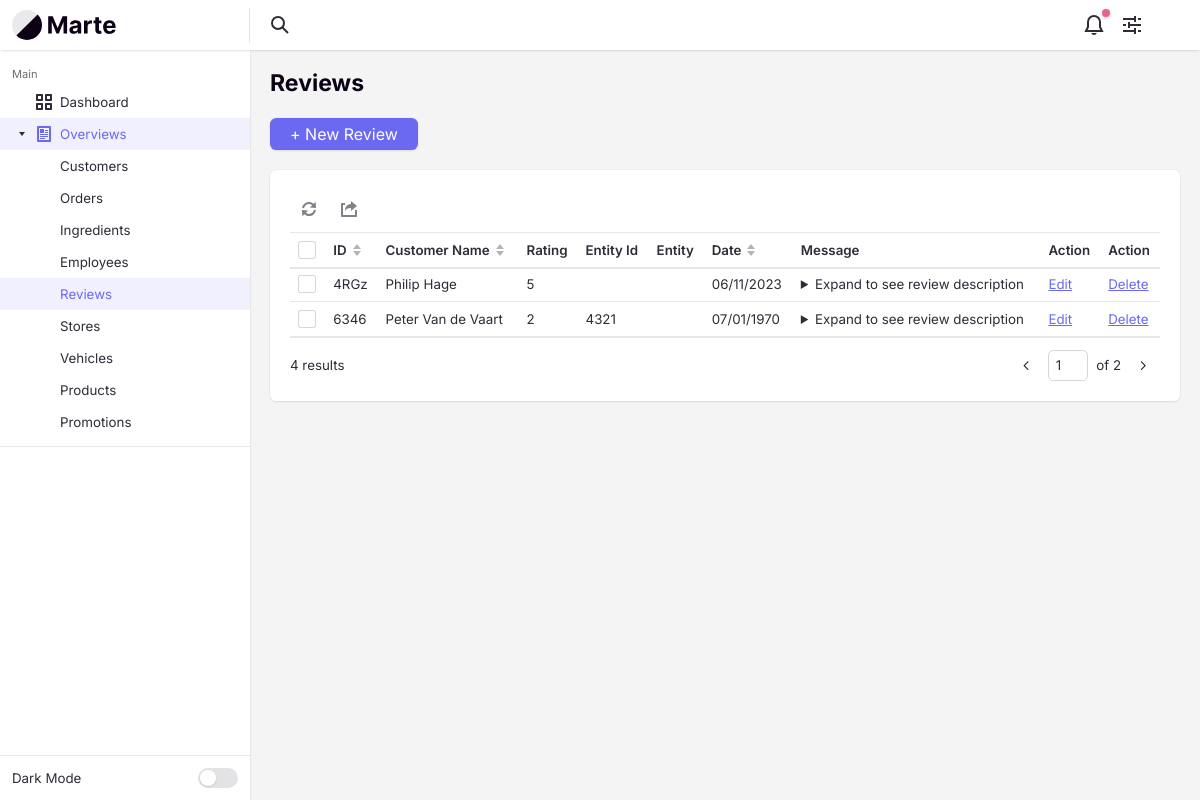
Page /Review/overview/ on the committed database.
### tables this page shows
CREATE TABLE `reviews` (
  `reviewId` varchar(4) NOT NULL,
  `reviewCustomerId` varchar(4) NOT NULL,
  `reviewEntityId` varchar(4) NOT NULL,
  `reviewEntity` varchar(15) NOT NULL,
  `reviewRating` int(3) NOT NULL,
  `reviewIsActive` tinyint(1) NOT NULL DEFAULT 1,
  `reviewCreateDate` int(10) NOT NULL,
  `reviewDescription` text DEFAULT NULL
);

CREATE TABLE `customers` (
  `customerId` varchar(4) NOT NULL,
  `customerFirstName` varchar(255) NOT NULL,
  `customerLastName` varchar(255) NOT NULL,
  `customerStreetName` varchar(255) NOT NULL,
  `customerZipCode` varchar(10) NOT NULL,
  `customerCity` varchar(50) NOT NULL,
  `customerEmail` varchar(255) NOT NULL,
  `customerPhone` varchar(255) NOT NULL,
  `customerType` enum('member','guest','admin') NOT NULL,
  `customerIsActive` tinyint(1) NOT NULL DEFAULT 1,
  `customerCreateDate` int(10) NOT NULL
);

### app/controllers/Review.php (called while the page is built, shortened)
<?php
class Review extends Controller
{
    private $reviewModel;
    public function __construct()
    {
        $this->reviewModel = $this->model('ReviewModel');
    }
    public function overview($params)
    {
        $pageNumber = isset($params['page']) ? intval($params['page']) : 1;
        $recordsPerPage = 2;
        $offset = ($pageNumber - 1) * $recordsPerPage;
        $reviews = $this->reviewModel->getReviewsByPagination($offset, $recordsPerPage);
        $countReviews = $this->reviewModel->getTotalReviewsCount();
        $totalPages = ceil($countReviews / $recordsPerPage);
        $pageNumber = max(1, min($pageNumber, $totalPages));
        $data = [
            'reviews' => $reviews,
            'countReviews' => $countReviews,
            'currentPage' => $pageNumber,
            'recordsPerPage' => $recordsPerPage,
            'totalPages' => $totalPages,
        ];
        $this->view('backend/reviews/overview', $data);
    }
}

### app/libraries/Core.php (called while the page is built, shortened)
<?php
class Core
{
    protected $currentMethod = 'index';
    public function __construct()
    {
        $url = $this->getUrl();
        $this->currentController = new $this->currentController();
        if (isset($url[1])) {
            if (method_exists($this->currentController, $url[1])) {
                $this->currentMethod = $url[1];
            } else if (!empty($url[1])) {
                require APPROOT . '/views/includes/404.php';
                exit;
            }
        }
        $array = [];
        call_user_func_array([$this->currentController, $this->currentMethod], [$array]);
    }
    public function getUrl()
    {
        $incoming = $_SERVER['REQUEST_URI'];
        $incoming = str_replace("/pizzapalacebackend/", "", $incoming);
        if (isset($incoming)) {
            $incoming = trim($incoming, "/");
            $incoming = rtrim($incoming, "/");
            $url = filter_var($incoming, FILTER_SANITIZE_URL);
            $url = explode('/', $url);
            $urlController = $url[0];
            $urlAction = "";
            if (array_key_exists(1, $url)) {
                $urlAction = explode('?', $url[1])[0];
            }
            $urlSlug = $url;
            $output = [$urlController, $urlAction, $urlSlug];
            return $output;
        } else {
            return array('Pizza', 'overview');
        }
    }
}

### app/require.php (called while the page is built, shortened)
<?php
  require_once 'libraries/Core.php';
  require_once 'libraries/Controller.php';
  require_once 'libraries/Database.php';
  $init = new Core();

### public/index.php (called while the page is built)
<?php
  require_once '../app/require.php';
?>

### app/libraries/Database.php (called while the page is built, shortened)
<?php
  class Database {
    private $dbHost = DB_HOST;
    private $dbUser = DB_USER;
    private $dbPass = DB_PASS;
    private $dbName = DB_NAME;
    private $statement;
    private $dbHandler;
    public function __construct()
    {
      $conn = 'mysql:host=' . $this->dbHost . ";dbname=" . $this->dbName;
      $options = array(
        PDO::ATTR_PERSISTENT => true,
        PDO::ATTR_ERRMODE => PDO::ERRMODE_EXCEPTION,
        PDO::ATTR_EMULATE_PREPARES => false
      );
      try
      {
        $this->dbHandler = new PDO($conn, $this->dbUser, $this->dbPass, $options);
      }
      catch(PDOException $e) {
        $this->error = $e->getMessage();
        echo $this->error;
      }
    }
    public function query($sql) {
      $this->statement = $this->dbHandler->prepare($sql);
    }
    public function bind($parameter, $value, $type=null) {
      switch (is_null($type)) {
        case is_int($value):
          $type = PDO::PARAM_INT;
          break;
      }
      $this->statement->bindValue($parameter, $value, $type);
    }
    public function execute() {
      return $this->statement->execute();
    }
    public function resultSet() {
      $this->execute();
      return $this->statement->fetchAll(PDO::FETCH_OBJ);
    }
  }
?>

### app/models/ReviewModel.php (called while the page is built, shortened)
<?php
class ReviewModel
{
    private $db;
    public function __construct()
    {
        $this->db = new Database();
    }
    public function getReviewsByPagination($offset, $limit)
    {
        $this->db->query("SELECT r.reviewId,
                                 r.reviewCustomerId,
                                 r.reviewRating,
                                 r.reviewEntityId,
                                 r.reviewEntity,
                                 r.reviewDescription,
                                 r.reviewCreateDate,
                                 c.customerFirstName,
                                 c.customerLastName
                                 FROM reviews as r
                                 INNER JOIN customers as c ON r.reviewCustomerId = c.customerId
                                 WHERE reviewIsActive = 1
                                 LIMIT :offset, :limit");
        $this->db->bind(':offset', $offset);
        $this->db->bind('limit', $limit);
        return $this->db->resultSet();
    }
    public function getTotalReviewsCount()
    {
        $this->db->query("SELECT COUNT(*) as total FROM reviews WHERE reviewIsActive = 1");
        $result = $this->db->single();
        return $result->total;
    }
}

### app/views/backend/reviews/overview.php (the view, shortened to what this page needs)
<?php require APPROOT . '/views/includes/head.php'; ?>
<div class="margin-bottom-md">
    <h1 class="text-lg">Reviews</h1>
</div>
<div class="margin-bottom-md">
    <div class="flex flex-wrap gap-sm items-center justify-between">
        <a class="btn btn--primary" href="<?= URLROOT ?>Review/create">+ New Review</a>
    </div>
</div>
<div class="bg radius-md padding-md inner-glow shadow-xs">
    <div class="int-table-actions padding-bottom-xxxs border-bottom border-alpha" data-table-controls="interactive-table-1">
        <menu class="menu-bar js-int-table-actions__no-items-selected js-menu-bar">
            <li class="menu-bar__item " role="menuitem">
            </li>
            <li class="menu-bar__item " role="menuitem">
                <svg class="icon menu-bar__icon" aria-hidden="true" viewBox="0 0 16 16">
                    <g>
                        <path d="M15,16H1c-0.6,0-1-0.4-1-1V3c0-0.6,0.4-1,1-1h3v2H2v10h12V9h2v6C16,15.6,15.6,16,15,16z"></path>
                        <path d="M10,3c-3.2,0-6,2.5-6,7c1.1-1.7,2.4-3,6-3v3l6-5l-6-5V3z"></path>
                    </g>
                </svg>
            </li>
        </menu>
    </div>
    <div id="interactive-table-1" class="int-table text-sm js-int-table">
        <div class="int-table__inner">
            <table class="int-table__table" aria-label="Interactive table example">
                <thead class="int-table__header js-int-table__header">
                    <tr class="int-table__row">
                        <td class="int-table__cell">
                            <div class="custom-checkbox int-table__checkbox">
                                <div class="custom-checkbox__control" aria-hidden="true"></div>
                            </div>
                        </td>
                        <th class="int-table__cell int-table__cell--th int-table__cell--sort js-int-table__cell--sort">
                            <div class="flex items-center">
                                <span>ID</span>
                                <svg class="icon icon--xxs margin-left-xxxs int-table__sort-icon" aria-hidden="true" viewBox="0 0 12 12">
                                    <polygon class="arrow-up" points="6 0 10 5 2 5 6 0" />
                                    <polygon class="arrow-down" points="6 12 2 7 10 7 6 12" />
                                </svg>
                            </div>
                        </th>
                        <th class="int-table__cell int-table__cell--th int-table__cell--sort js-int-table__cell--sort">
                            <div class="flex items-center">
                                <span>Customer Name</span>
                                <svg class="icon icon--xxs margin-left-xxxs int-table__sort-icon" aria-hidden="true" viewBox="0 0 12 12">
                                    <polygon class="arrow-up" points="6 0 10 5 2 5 6 0" />
                                    <polygon class="arrow-down" points="6 12 2 7 10 7 6 12" />
                                </svg>
                            </div>
                        </th>
                        <th class="int-table__cell int-table__cell--th text-left">
                            Rating
                        </th>
                        <th class="int-table__cell int-table__cell--th text-left">
                            Entity Id
                        </th>
                        <th class="int-table__cell int-table__cell--th text-left">
                            Entity
                        </th>
                        <th class="int-table__cell int-table__cell--th int-table__cell--sort js-int-table__cell--sort" data-date-format="dd-mm-yyyy">
                            <div class="flex items-center">
                                <span>Date</span>
                                <svg class="icon icon--xxs margin-left-xxxs int-table__sort-icon" aria-hidden="true" viewBox="0 0 12 12">
                                    <polygon class="arrow-up" points="6 0 10 5 2 5 6 0" />
                                    <polygon class="arrow-down" points="6 12 2 7 10 7 6 12" />
                                </svg>
                            </div>
                        </th>
                        <th class="int-table__cell int-table__cell--th text-left">
                            Message
                        </th>
                        <th class="int-table__cell int-table__cell--th text-left">
                            Action
                        </th>
                        <th class="int-table__cell int-table__cell--th text-left">
                            Action
                        </th>
                    </tr>
                </thead>
                <tbody class="int-table__body js-int-table__body">
                    <?php foreach ($data['reviews'] as $review) : ?>
                        <tr class="int-table__row">
                            <th class="int-table__cell" scope="row">
                                <div class="custom-checkbox int-table__checkbox">
                                    <div class="custom-checkbox__control" aria-hidden="true"></div>
                                </div>
                            </th>
                            <td class="int-table__cell"><?= $review->reviewId ?></td>
                            <td class="int-table__cell"><?= $review->customerFirstName . " " . $review->customerLastName ?></td>
                            <td class="int-table__cell text-truncate max-width-xxxxs"><?= $review->reviewRating ?></td>
                            <td class="int-table__cell text-truncate max-width-xxxxs"><?= $review->reviewEntityId ?></td>
                            <td class="int-table__cell text-truncate max-width-xxxxs"><?= $review->reviewEntity ?></td>
                            <td class="int-table__cell"><?= date('d/m/Y', $review->reviewCreateDate) ?></td>
                            <td class="int-table__cell">
                                <details>
                                    <summary>Expand to see review description</summary>
                                </details>
                            </td>
                            <td class="int-table__cell"><a href="<?= URLROOT ?>Review/update/{reviewId:<?= $review->reviewId ?>}/">Edit</a></td>
                            <td class="int-table__cell"><a href="<?= URLROOT ?>Review/delete/{reviewId:<?= $review->reviewId ?>}/">Delete</a></td>
                        </tr>
                    <?php endforeach ?>
                </tbody>
            </table>
        </div>
    </div>
    <div class="flex items-center justify-between padding-top-sm">
        <p class="text-sm"><?= $data['countReviews'] ?> results</p>
        <nav class="pagination text-sm" aria-label="Pagination">
            <ul class="pagination__list flex flex-wrap gap-xxxs">
                <li>
                    <?php
                    $prevPage = max(1, $data['currentPage'] - 1);
                    $prevPageLink = URLROOT . "Review/overview/?page=$prevPage";
                    $prevDisabled = ($data['currentPage'] == 1) ? 'disabled' : '';
                    ?>
                    <a href="<?= $prevPageLink; ?>/" class="pagination__item <?= $prevDisabled; ?>">
                        <svg class="icon" viewBox="0 0 16 16">
                            <g stroke-width="1.5" stroke="currentColor">
                                <polyline fill="none" stroke="currentColor" stroke-linecap="round" stroke-linejoin="round" stroke-miterlimit="10" points="9.5,3.5 5,8 9.5,12.5 "></polyline>
                            </g>
                        </svg>
                    </a>
                </li>
                <li>
                    <span class="pagination__jumper flex items-center">
                        <input aria-label="Page number" class="form-control" type="text" id="pageNumber" name="pageNumber" value="<?php echo $data['currentPage']; ?>">
                        <em>of <?php echo $data['totalPages']; ?></em>
                    </span>
                </li>
                <li>
                    <?php
                    $nextPage = min($data['totalPages'], $data['currentPage'] + 1);
                    $nextPageLink = URLROOT . "Review/overview/?page=$nextPage";
                    $nextDisabled = ($data['currentPage'] == $data['totalPages']) ? 'disabled' : '';
                    ?>
                    <a href="<?= $nextPageLink; ?>/" class="pagination__item <?= $nextDisabled; ?>">
                        <svg class="icon" viewBox="0 0 16 16">
                            <g stroke-width="1.5" stroke="currentColor">
                                <polyline fill="none" stroke="currentColor" stroke-linecap="round" stroke-linejoin="round" stroke-miterlimit="10" points="6.5,3.5 11,8 6.5,12.5 "></polyline>
                            </g>
                        </svg>
                    </a>
                </li>
            </ul>
        </nav>
    </div>
</div>
<?php require APPROOT . '/views/includes/footer.php'; ?>

### rows in the picture
reviews: reviewId "4RGz", reviewCustomerId.customerFirstName "Philip", reviewCustomerId.customerLastName "Hage", reviewRating "5", reviewCreateDate "06/11/2023"
reviews: reviewId "6346", reviewCustomerId.customerFirstName "Peter", reviewCustomerId.customerLastName "Van de Vaart", reviewRating "2", reviewEntityId "4321", reviewCreateDate "07/01/1970"

### other values in the picture
$data['countReviews'] "4"
$data['totalPages'] "2"
